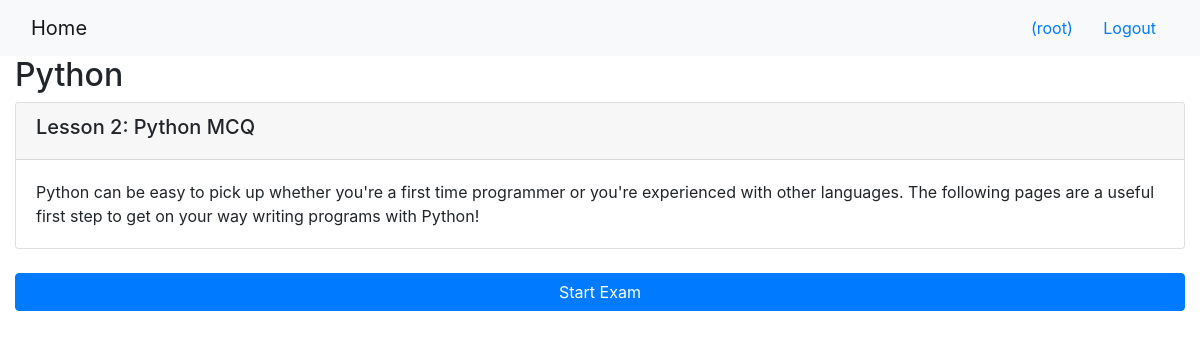
/onlinecourse/1/ (signed in), run on the app's committed database.
### onlinecourse/models.py (models this page shows, shortened)
class Course(models.Model):
    name = models.CharField(null=False, max_length=30, default='online course')
    image = models.ImageField(upload_to='course_images/')
    description = models.CharField(max_length=1000)
    pub_date = models.DateField(null=True)
    instructors = models.ManyToManyField(Instructor)
    users = models.ManyToManyField(settings.AUTH_USER_MODEL, through='Enrollment')
    total_enrollment = models.IntegerField(default=0)
    is_enrolled = False

class Lesson(models.Model):
    title = models.CharField(max_length=200, default="title")
    order = models.IntegerField(default=0)
    course = models.ForeignKey(Course, on_delete=models.CASCADE)
    content = models.TextField()

### onlinecourse/views.py (the view)
# urls.py: path('<int:pk>/', views.CourseDetailView.as_view(), name='course_details'),
class CourseDetailView(generic.DetailView):
    model = Course
    template_name = 'onlinecourse/course_detail_bootstrap.html'

### onlinecourse/templates/onlinecourse/course_detail_bootstrap.html (shortened to what this page needs)
<!DOCTYPE html>
<html lang="en">
  <head>
    {% load static %}
    <link rel="stylesheet" href="https://maxcdn.bootstrapcdn.com/bootstrap/4.5.2/css/bootstrap.min.css" />
  </head>
  <body>
    <nav class="navbar navbar-light bg-light">
      <div class="container-fluid">
        <div class="navbar-header">
          <a class="navbar-brand" href="{% url 'onlinecourse:index' %}">Home</a>
        </div>
        <ul class="nav navbar-nav navbar-right">
          {% if user.is_authenticated %}
          <li>
            <a class="btn btn-link" href="#">{{ user.first_name }}({{ user.username }})</a>
            <a class="btn btn-link" href="{% url 'onlinecourse:logout' %}">Logout</a>
          </li>
          {% endif %}
        </ul>
      </div>
    </nav>
    <div class="container-fluid">
      <h2>{{ course.name }}</h2>
      <div class="card-columns-vertical">
        {% for lesson in course.lesson_set.all %}
        <div class="card mt-1">
          <div class="card-header">
            <h5>Lesson {{lesson.order|add:1}}: {{lesson.title}}</h5>
          </div>
          <div class="card-body">{{lesson.content}}</div>
        </div>
        {% if user.is_authenticated %}
        <br />
        <button data-toggle="collapse" data-target="#exam_{{lesson.id}}" class="btn btn-primary btn-block">
          Start Exam
        </button>
        <br />
        {% endif %} {% endfor %}
      </div>
    </div>
  </body>
</html>

### data on the page
Course: name "Python"
Lesson: order|add "2", title "Python MCQ", content "Python can be easy to pick up whether you're a first time programmer or you're experienced with other languages. The following pages are a useful first step to get on your way writing programs with Python!"

### other printed values
{{ user.username }} "root"
